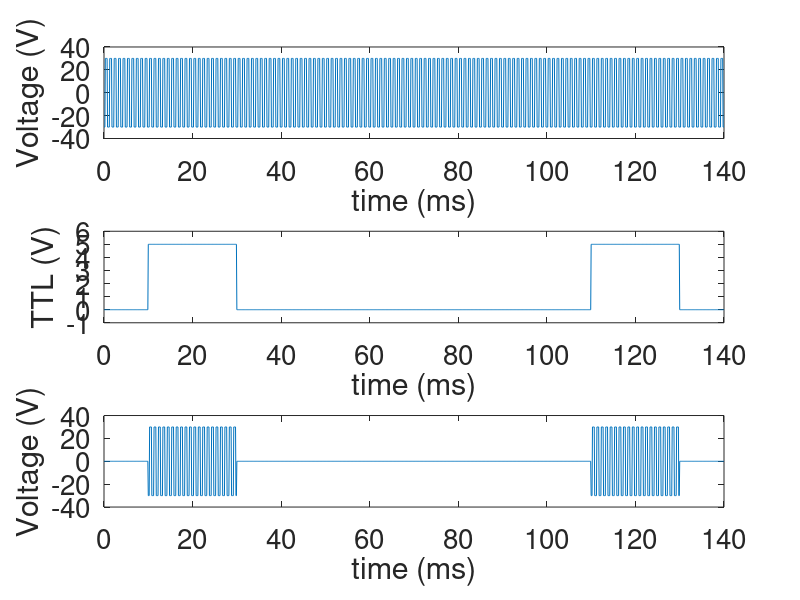

Write MATLAB code to recreate this figure.
t=0:0.1:140;
odd_ind = rem(round(t*2),2);

sq_wave = -30*ones(1,numel(t));
sq_wave(odd_ind==1) = 30;

mod_wave = ones(1, numel(t));
mod_wave(t>=0 & t<10) = 0;
mod_wave(t>=30 & t<110) = 0;
mod_wave(t>=130) = 0;

sq_wave_mod = mod_wave.*sq_wave;


figure
subplot(3,1,1)
plot(t, sq_wave)
ylim([-40,40]);
xlabel('time (ms)'); ylabel('Voltage (V)')
set(gca,'fontsize', 20)
subplot(3,1,2)
plot(t, 5*mod_wave)
ylim([-1,6]);
xlabel('time (ms)'); ylabel('TTL (V)')
set(gca,'fontsize', 20)
subplot(3,1,3)
plot(t, sq_wave_mod)
ylim([-40,40]);
xlabel('time (ms)'); ylabel('Voltage (V)')
set(gca,'fontsize', 20)